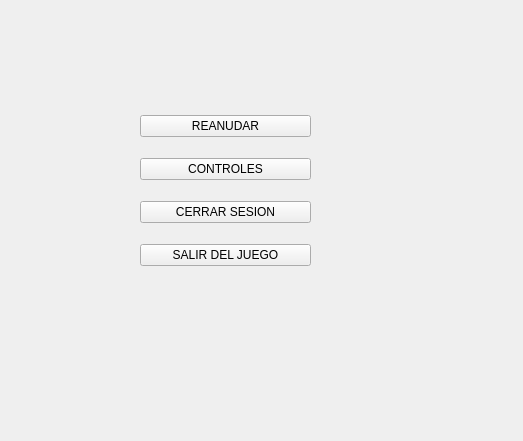
<?xml version="1.0" encoding="UTF-8"?>
<ui version="4.0">
 <class>MenuPausa</class>
 <widget class="QWidget" name="MenuPausa">
  <property name="geometry">
   <rect>
    <x>0</x>
    <y>0</y>
    <width>523</width>
    <height>441</height>
   </rect>
  </property>
  <property name="windowTitle">
   <string>Form</string>
  </property>
  <widget class="QWidget" name="layoutWidget">
   <property name="geometry">
    <rect>
     <x>140</x>
     <y>100</y>
     <width>171</width>
     <height>181</height>
    </rect>
   </property>
   <layout class="QVBoxLayout" name="verticalLayout">
    <item>
     <widget class="QPushButton" name="botonReanudar">
      <property name="text">
       <string>REANUDAR</string>
      </property>
     </widget>
    </item>
    <item>
     <widget class="QPushButton" name="botonControles">
      <property name="text">
       <string>CONTROLES</string>
      </property>
     </widget>
    </item>
    <item>
     <widget class="QPushButton" name="botonCerrarSesion">
      <property name="text">
       <string>CERRAR SESION</string>
      </property>
     </widget>
    </item>
    <item>
     <widget class="QPushButton" name="botonSalirJuego">
      <property name="text">
       <string>SALIR DEL JUEGO</string>
      </property>
     </widget>
    </item>
   </layout>
  </widget>
 </widget>
 <resources/>
 <connections/>
</ui>
